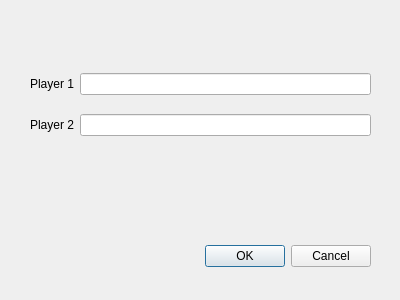
<?xml version="1.0" encoding="UTF-8"?>
<ui version="4.0">
 <class>Dialog</class>
 <widget class="QDialog" name="Dialog">
  <property name="geometry">
   <rect>
    <x>0</x>
    <y>0</y>
    <width>400</width>
    <height>300</height>
   </rect>
  </property>
  <property name="windowTitle">
   <string>Dialog</string>
  </property>
  <widget class="QDialogButtonBox" name="buttonBox">
   <property name="geometry">
    <rect>
     <x>30</x>
     <y>240</y>
     <width>341</width>
     <height>32</height>
    </rect>
   </property>
   <property name="orientation">
    <enum>Qt::Horizontal</enum>
   </property>
   <property name="standardButtons">
    <set>QDialogButtonBox::Cancel|QDialogButtonBox::Ok</set>
   </property>
  </widget>
  <widget class="QWidget" name="">
   <property name="geometry">
    <rect>
     <x>30</x>
     <y>60</y>
     <width>341</width>
     <height>91</height>
    </rect>
   </property>
   <layout class="QGridLayout" name="gridLayout">
    <item row="0" column="0">
     <widget class="QLabel" name="label">
      <property name="text">
       <string>Player 1</string>
      </property>
     </widget>
    </item>
    <item row="0" column="1">
     <widget class="QLineEdit" name="lineEdit"/>
    </item>
    <item row="1" column="0">
     <widget class="QLabel" name="label_2">
      <property name="text">
       <string>Player 2</string>
      </property>
     </widget>
    </item>
    <item row="1" column="1">
     <widget class="QLineEdit" name="lineEdit_2"/>
    </item>
   </layout>
  </widget>
 </widget>
 <resources/>
 <connections>
  <connection>
   <sender>buttonBox</sender>
   <signal>accepted()</signal>
   <receiver>Dialog</receiver>
   <slot>accept()</slot>
   <hints>
    <hint type="sourcelabel">
     <x>248</x>
     <y>254</y>
    </hint>
    <hint type="destinationlabel">
     <x>157</x>
     <y>274</y>
    </hint>
   </hints>
  </connection>
  <connection>
   <sender>buttonBox</sender>
   <signal>rejected()</signal>
   <receiver>Dialog</receiver>
   <slot>reject()</slot>
   <hints>
    <hint type="sourcelabel">
     <x>316</x>
     <y>260</y>
    </hint>
    <hint type="destinationlabel">
     <x>286</x>
     <y>274</y>
    </hint>
   </hints>
  </connection>
 </connections>
</ui>
